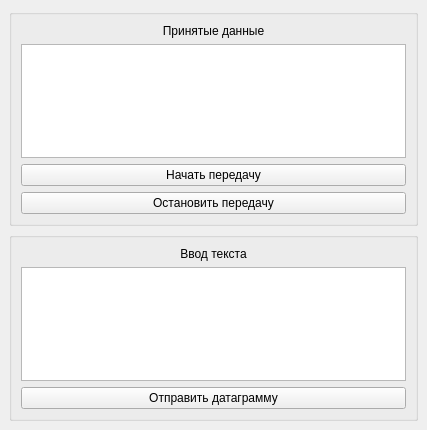
<?xml version="1.0" encoding="UTF-8"?>
<ui version="4.0">
 <class>MainWindow</class>
 <widget class="QMainWindow" name="MainWindow">
  <property name="geometry">
   <rect>
    <x>0</x>
    <y>0</y>
    <width>427</width>
    <height>430</height>
   </rect>
  </property>
  <property name="windowTitle">
   <string>MainWindow</string>
  </property>
  <widget class="QWidget" name="centralwidget">
   <layout class="QVBoxLayout" name="verticalLayout">
    <item>
     <widget class="QGroupBox" name="groupBox">
      <property name="title">
       <string/>
      </property>
      <layout class="QGridLayout" name="gridLayout_2">
       <item row="0" column="0">
        <widget class="QLabel" name="lb_receiveData">
         <property name="text">
          <string>Принятые данные</string>
         </property>
         <property name="alignment">
          <set>Qt::AlignCenter</set>
         </property>
        </widget>
       </item>
       <item row="1" column="0">
        <widget class="QTextEdit" name="te_result">
         <property name="readOnly">
          <bool>true</bool>
         </property>
        </widget>
       </item>
       <item row="2" column="0">
        <widget class="QPushButton" name="pb_start">
         <property name="text">
          <string>Начать передачу</string>
         </property>
        </widget>
       </item>
       <item row="3" column="0">
        <widget class="QPushButton" name="pb_stop">
         <property name="text">
          <string>Остановить передачу</string>
         </property>
        </widget>
       </item>
      </layout>
     </widget>
    </item>
    <item>
     <widget class="QGroupBox" name="groupBox_2">
      <property name="title">
       <string/>
      </property>
      <layout class="QGridLayout" name="gridLayout">
       <item row="2" column="0">
        <widget class="QPushButton" name="pb_sendText">
         <property name="sizePolicy">
          <sizepolicy hsizetype="Minimum" vsizetype="Fixed">
           <horstretch>0</horstretch>
           <verstretch>0</verstretch>
          </sizepolicy>
         </property>
         <property name="text">
          <string>Отправить датаграмму</string>
         </property>
        </widget>
       </item>
       <item row="0" column="0">
        <widget class="QLabel" name="lb_inText">
         <property name="text">
          <string>Ввод текста</string>
         </property>
         <property name="alignment">
          <set>Qt::AlignCenter</set>
         </property>
        </widget>
       </item>
       <item row="1" column="0">
        <widget class="QTextEdit" name="te_inText"/>
       </item>
      </layout>
     </widget>
    </item>
   </layout>
  </widget>
 </widget>
 <resources/>
 <connections/>
</ui>
